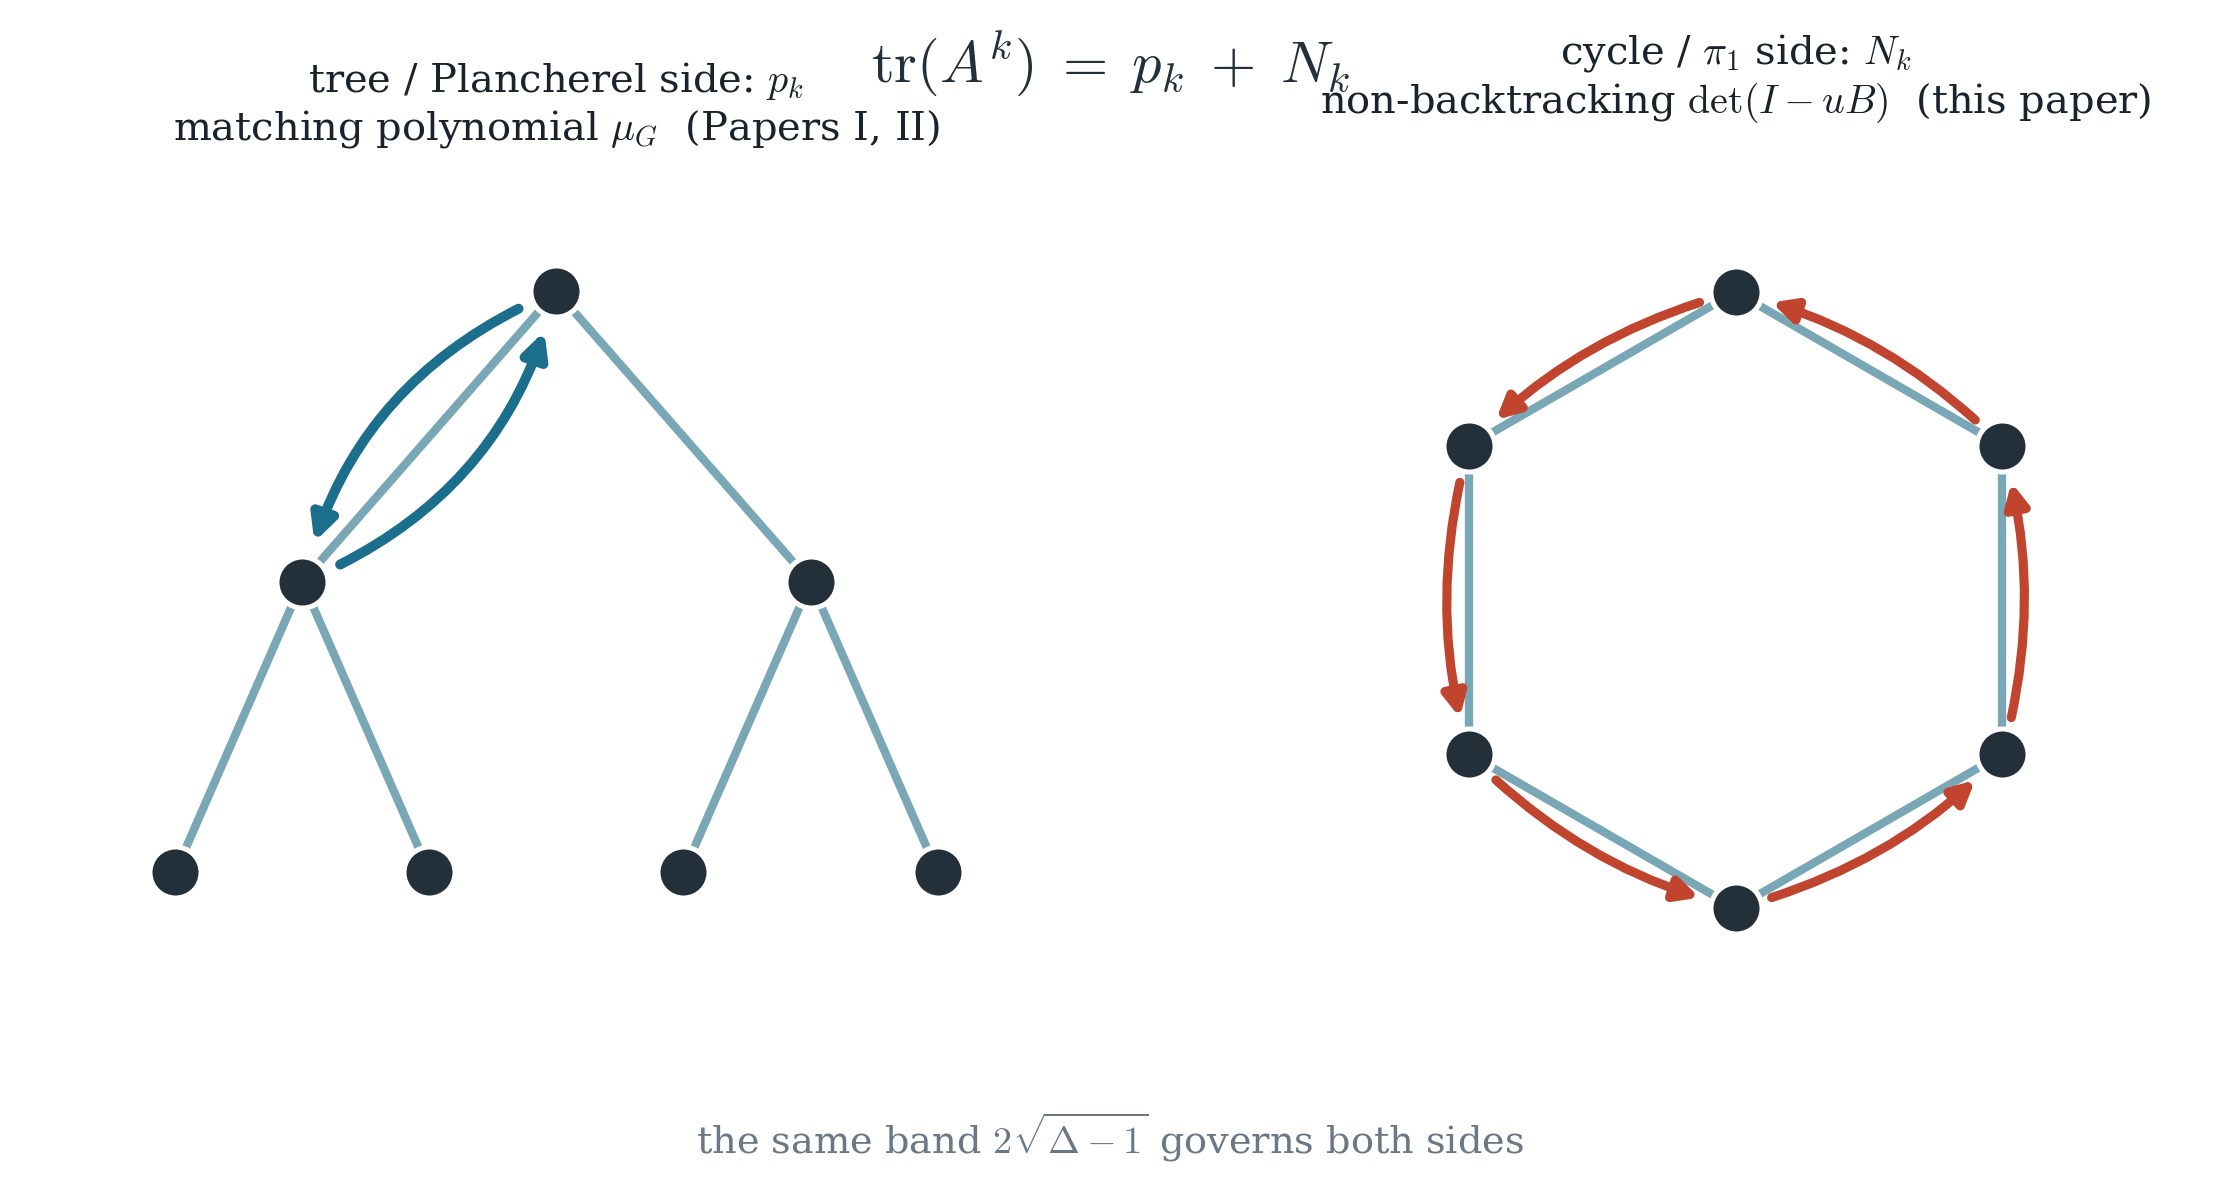

Write Python code to recreate this figure.
"""Figure 5 — the two sides of one trace formula: tr(A^k) splits into a tree/matching (Plancherel)
part p_k and a non-backtracking/cycle (Ihara) part N_k, the same band governing both."""
import numpy as np
import matplotlib.pyplot as plt
from matplotlib.patches import FancyArrowPatch
from fig_style import setup, save, COL
setup()

fig = plt.figure(figsize=(9.6, 4.0))
gs = fig.add_gridspec(1, 2, width_ratios=[1, 1], wspace=0.12)

# --- left: tree side (matching polynomial / Plancherel) ---
axl = fig.add_subplot(gs[0, 0])
# a small rooted tree (universal cover fragment)
tpos = {0: (0, 1.1), 1: (-0.7, 0.3), 2: (0.7, 0.3),
        3: (-1.05, -0.5), 4: (-0.35, -0.5), 5: (0.35, -0.5), 6: (1.05, -0.5)}
tedges = [(0, 1), (0, 2), (1, 3), (1, 4), (2, 5), (2, 6)]
for (i, j) in tedges:
    (x0, y0), (x1, y1) = tpos[i], tpos[j]
    axl.plot([x0, x1], [y0, y1], color=COL['lyr1'], lw=2.0, zorder=1)
# a tree-like back-and-forth walk 0->1->0 (Plancherel: returns on the tree)
a = FancyArrowPatch(tpos[0], tpos[1], connectionstyle="arc3,rad=0.25", arrowstyle='-|>',
                    mutation_scale=12, lw=2.4, color=COL['pos'], zorder=2, shrinkA=10, shrinkB=10)
axl.add_patch(a)
a2 = FancyArrowPatch(tpos[1], tpos[0], connectionstyle="arc3,rad=0.25", arrowstyle='-|>',
                     mutation_scale=12, lw=2.4, color=COL['pos'], zorder=2, shrinkA=10, shrinkB=10)
axl.add_patch(a2)
for v, (px, py) in tpos.items():
    axl.scatter([px], [py], s=150, color=COL['node'], zorder=3, edgecolors='white', linewidths=1.2)
axl.set_xlim(-1.45, 1.45); axl.set_ylim(-0.95, 1.45); axl.set_aspect('equal'); axl.axis('off')
axl.set_title(r"tree / Plancherel side: $p_k$"
              "\n" r"matching polynomial $\mu_G$  (Papers I, II)", fontsize=9.6)

# --- right: cycle side (non-backtracking / Ihara) ---
axr = fig.add_subplot(gs[0, 1])
th = np.linspace(0, 2 * np.pi, 6, endpoint=False) + np.pi / 2
cx, cy = np.cos(th), np.sin(th)
for k in range(5):
    axr.plot([cx[k], cx[k + 1]], [cy[k], cy[k + 1]], color=COL['lyr1'], lw=2.0, zorder=1)
axr.plot([cx[5], cx[0]], [cy[5], cy[0]], color=COL['lyr1'], lw=2.0, zorder=1)
# a non-backtracking closed walk around the cycle
for k in range(6):
    p, q = (cx[k], cy[k]), (cx[(k + 1) % 6], cy[(k + 1) % 6])
    a = FancyArrowPatch(p, q, connectionstyle="arc3,rad=0.14", arrowstyle='-|>',
                        mutation_scale=11, lw=2.2, color=COL['neg'], zorder=2, shrinkA=9, shrinkB=9)
    axr.add_patch(a)
for k in range(6):
    axr.scatter([cx[k]], [cy[k]], s=150, color=COL['node'], zorder=3, edgecolors='white', linewidths=1.2)
axr.set_xlim(-1.5, 1.5); axr.set_ylim(-1.5, 1.5); axr.set_aspect('equal'); axr.axis('off')
axr.set_title(r"cycle / $\pi_1$ side: $N_k$"
              "\n" r"non-backtracking $\det(I-uB)$  (this paper)", fontsize=9.6)

# center banner: the trace formula
fig.text(0.5, 0.97, r"$\operatorname{tr}(A^k)\;=\;p_k\;+\;N_k$",
         ha='center', va='top', fontsize=14, color=COL['node'])
fig.text(0.5, 0.025, r"the same band $2\sqrt{\Delta-1}$ governs both sides",
         ha='center', va='bottom', fontsize=9.2, color=COL['grey'])
save(fig, "bass_fig5_trace")
